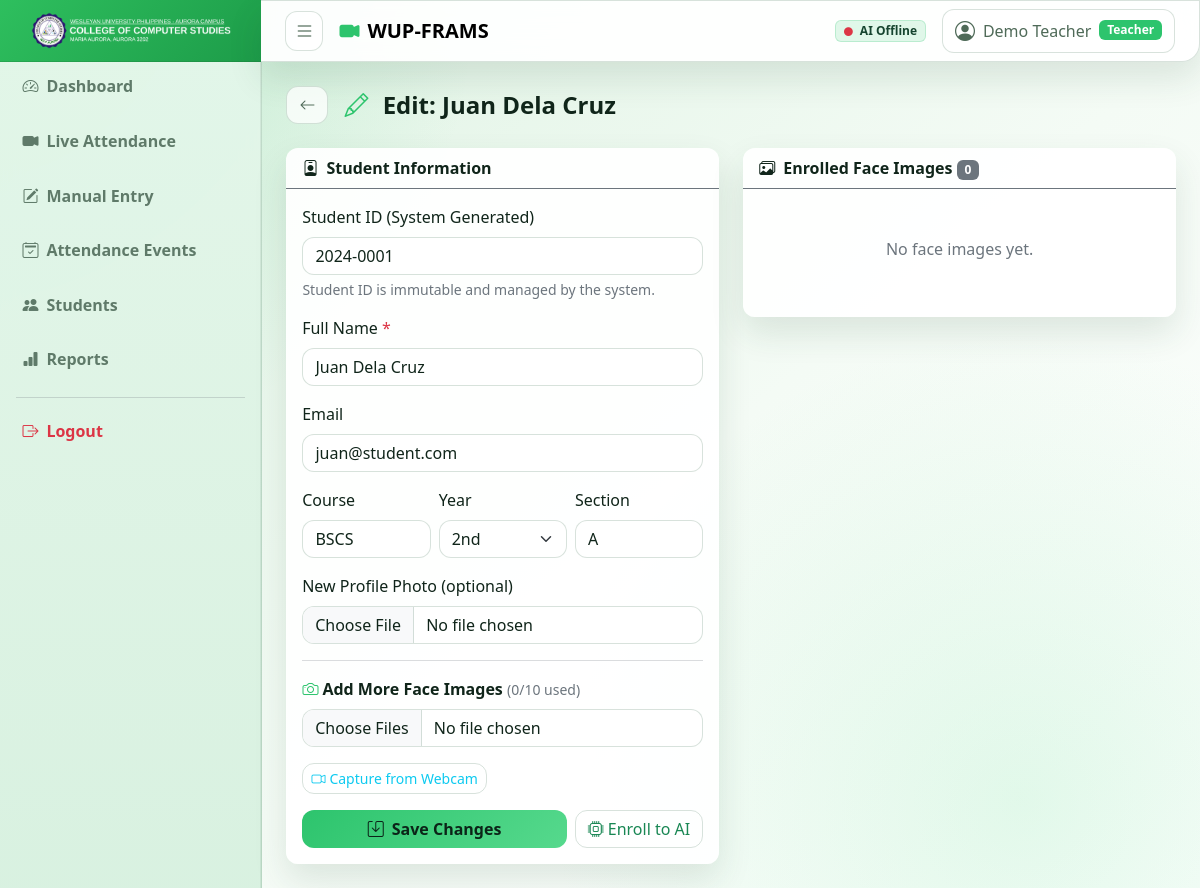
The app's page /?page=students&action=edit&id=1 (signed in) with its own data.
### tables this page shows
CREATE TABLE students (
    id          INT AUTO_INCREMENT PRIMARY KEY,
    student_id  VARCHAR(20)   UNIQUE NOT NULL,
    name        VARCHAR(100)  NOT NULL,
    email       VARCHAR(100),
    course      VARCHAR(100),
    year        VARCHAR(10),
    section     VARCHAR(20),
    photo       VARCHAR(255),
    user_id     INT           DEFAULT NULL,
    is_active   TINYINT(1)    DEFAULT 1,
    created_at  TIMESTAMP     DEFAULT CURRENT_TIMESTAMP,
    updated_at  TIMESTAMP     DEFAULT CURRENT_TIMESTAMP ON UPDATE CURRENT_TIMESTAMP,
    FOREIGN KEY (user_id) REFERENCES users(id) ON DELETE SET NULL
);

### controllers/StudentController.php (called while the page is built, shortened)
<?php
class StudentController
{
    private Student  $studentModel;
    private FaceData $faceModel;
    public function __construct()
    {
        $this->studentModel = new Student();
        $this->faceModel    = new FaceData();
    }
    public function edit(): void
    {
        $id      = (int)($_GET['id'] ?? 0);
        $student = $this->studentModel->findById($id);
        $faceImages = $this->faceModel->getByStudentId($id);
        include BASE_PATH . '/views/students/edit.php';
    }
}

### config/database.php (called while the page is built, shortened)
<?php
class Database
{
    private static ?Database $instance = null;
    private PDO $conn;
    private string $host     = 'localhost';
    private string $dbname   = 'frams_db';
    private string $username = 'root';
    private string $password = '';
    private function __construct()
    {
        try {
            $dsn = "mysql:host={$this->host};dbname={$this->dbname};charset=utf8mb4";
            $this->conn = new PDO($dsn, $this->username, $this->password, [
                PDO::ATTR_ERRMODE            => PDO::ERRMODE_EXCEPTION,
                PDO::ATTR_DEFAULT_FETCH_MODE => PDO::FETCH_ASSOC,
                PDO::ATTR_EMULATE_PREPARES   => false,
            ]);
        } catch (PDOException $e) {
            http_response_code(500);
            die(json_encode(['error' => 'Database connection failed.']));
        }
    }
    public static function getInstance(): self
    {
        if (self::$instance === null) {
            self::$instance = new self();
        }
        return self::$instance;
    }
    public function query(string $sql, array $params = []): PDOStatement
    {
        $stmt = $this->conn->prepare($sql);
        $stmt->execute($params);
        return $stmt;
    }
    public function fetchAll(string $sql, array $params = []): array
    {
        return $this->query($sql, $params)->fetchAll();
    }
    public function fetch(string $sql, array $params = []): array|false
    {
        return $this->query($sql, $params)->fetch();
    }
}

### models/Student.php (called while the page is built, shortened)
<?php
class Student
{
    private Database $db;
    public function __construct()
    {
        $this->db = Database::getInstance();
    }
    public function findById(int $id): array|false
    {
        return $this->db->fetch(
            'SELECT * FROM students WHERE id = ? LIMIT 1',
            [$id]
        );
    }
}

### models/FaceData.php (called while the page is built, shortened)
<?php
class FaceData
{
    private Database $db;
    public function __construct()
    {
        $this->db = Database::getInstance();
    }
    public function getByStudentId(int $studentId): array
    {
        return $this->db->fetchAll(
            'SELECT * FROM face_data WHERE student_id = ? ORDER BY created_at DESC',
            [$studentId]
        );
    }
}

### views/students/edit.php (the view, shortened to what this page needs)
<?php include BASE_PATH . '/views/layouts/header.php'; ?>
<div class="d-flex align-items-center mb-4">
  <a href="<?= BASE_URL ?>/?page=students" class="btn btn-outline-secondary me-3">
    <i class="bi bi-arrow-left"></i>
  </a>
  <h4 class="mb-0 fw-bold">
    <i class="bi bi-pencil text-primary me-2"></i>
    Edit: <?= htmlspecialchars($student['name'], ENT_QUOTES, 'UTF-8') ?>
  </h4>
</div>
<div class="row g-4">
  <div class="col-lg-6">
    <div class="card border-0">
      <div class="card-header bg-transparent border-secondary fw-semibold">
        <i class="bi bi-person-badge me-2"></i>Student Information
      </div>
      <div class="card-body">
        <form method="POST"
              action="<?= BASE_URL ?>/?page=students&action=edit&id=<?= (int)$student['id'] ?>"
              enctype="multipart/form-data">
          <div class="mb-3">
               <label class="form-label">Student ID (System Generated)</label>
               <input type="text" class="form-control"
                 value="<?= htmlspecialchars($_POST['student_id'] ?? $student['student_id'], ENT_QUOTES, 'UTF-8') ?>" readonly>
               <div class="form-text text-secondary">Student ID is immutable and managed by the system.</div>
          </div>
          <div class="mb-3">
            <label class="form-label">Full Name <span class="text-danger">*</span></label>
            <input type="text" name="name" class="form-control bg-dark border-secondary text-white"
                   value="<?= htmlspecialchars($_POST['name'] ?? $student['name'], ENT_QUOTES, 'UTF-8') ?>" required>
          </div>
          <div class="mb-3">
            <label class="form-label">Email</label>
            <input type="email" name="email" class="form-control bg-dark border-secondary text-white"
                   value="<?= htmlspecialchars($_POST['email'] ?? $student['email'] ?? '', ENT_QUOTES, 'UTF-8') ?>">
          </div>
          <div class="row g-2 mb-3">
            <div class="col">
              <label class="form-label">Course</label>
              <input type="text" name="course" class="form-control bg-dark border-secondary text-white"
                     value="<?= htmlspecialchars($_POST['course'] ?? $student['course'] ?? '', ENT_QUOTES, 'UTF-8') ?>">
            </div>
            <div class="col">
              <label class="form-label">Year</label>
              <select name="year" class="form-select bg-dark border-secondary text-white">
                <?php foreach (['1st','2nd','3rd','4th','5th'] as $y): ?>
                  <option <?= (($_POST['year'] ?? $student['year']) === $y) ? 'selected' : '' ?>><?= $y ?></option>
                <?php endforeach; ?>
              </select>
            </div>
            <div class="col">
              <label class="form-label">Section</label>
              <input type="text" name="section" class="form-control bg-dark border-secondary text-white"
                     value="<?= htmlspecialchars($_POST['section'] ?? $student['section'] ?? '', ENT_QUOTES, 'UTF-8') ?>">
            </div>
          </div>
          <div class="mb-3">
            <label class="form-label">New Profile Photo (optional)</label>
            <input type="file" name="photo" class="form-control bg-dark border-secondary text-white"
                   accept="image/jpeg,image/png,image/webp">
          </div>
          <hr class="border-secondary">
          <div class="mb-3">
            <label class="form-label fw-semibold">
              <i class="bi bi-camera me-1 text-primary"></i>Add More Face Images
              <small class="text-secondary fw-normal">(<?= count($faceImages) ?>/<?= MAX_FACE_IMAGES ?> used)</small>
            </label>
            <?php if (count($faceImages) < MAX_FACE_IMAGES): ?>
            <input type="file" name="face_images[]"
                   class="form-control bg-dark border-secondary text-white"
                   accept="image/jpeg,image/png,image/webp" multiple>
            <?php else: ?>
            <div class="alert alert-warning py-2 mb-0">Maximum face images reached.</div>
            <?php endif; ?>
          </div>
          <?php if (count($faceImages) < MAX_FACE_IMAGES): ?>
          <div class="mb-3">
            <button type="button" class="btn btn-outline-info btn-sm" id="webcamToggle">
              <i class="bi bi-camera-video me-1"></i>Capture from Webcam
            </button>
          </div>
          <?php endif; ?>
          <div class="d-flex gap-2">
            <button type="submit" class="btn btn-primary flex-grow-1">
              <i class="bi bi-save me-2"></i>Save Changes
            </button>
            <button type="button" class="btn btn-outline-success"
                    onclick="enrollStudent(<?= (int)$student['id'] ?>)" title="Re-enroll face data to AI">
              <i class="bi bi-cpu me-1"></i>Enroll to AI
            </button>
          </div>
        </form>
      </div>
    </div>
  </div>
  <div class="col-lg-6">
    <div class="card border-0">
      <div class="card-header bg-transparent border-secondary fw-semibold">
        <i class="bi bi-images me-2"></i>Enrolled Face Images
        <span class="badge bg-secondary"><?= count($faceImages) ?></span>
      </div>
      <div class="card-body">
        <?php if (empty($faceImages)): ?>
          <div class="text-center text-secondary py-4">
            <i class="bi bi-camera-x fs-1 d-block mb-2"></i>No face images yet.
          </div>
        <?php endif; ?>
      </div>
    </div>
  </div>
</div>
<?php include BASE_PATH . '/views/layouts/footer.php'; ?>

### assets/css/style.css (style rules this page uses)
:root { --frams-bg: #eaf7ee; --frams-surface: rgba(255, 255, 255, 0.92); --frams-surface-strong: #ffffff; --frams-panel: rgba(255, 255, 255, 0.97); --frams-panel-soft: rgba(241, 251, 244, 0.96); --frams-border: rgba(42, 94, 61, 0.18); --frams-text: #10251a; --frams-muted: #5f7a69; --frams-primary: #2dc46d; --frams-primary-soft: rgba(45, 196, 109, 0.16); --frams-danger: #d05151; --frams-warning: #b88d2f; --frams-shadow: 0 16px 34px rgba(30, 75, 48, 0.12); --bs-primary: var(--frams-primary); --bs-primary-rgb: 45, 196, 109; --bs-body-bg: var(--frams-bg); --bs-body-color: var(--frams-text); --bs-border-color: var(--frams-border); --bs-secondary-color: var(--frams-muted); --bs-card-bg: var(--frams-panel); --bs-card-border-color: var(--frams-border); }
body { min-height: 100vh; color: var(--frams-text); font-feature-settings: 'ss01' on, 'cv05' on; background: radial-gradient(circle at top left, rgba(45, 196, 109, 0.2), transparent 32%), radial-gradient(circle at 85% 90%, rgba(141, 231, 175, 0.24), transparent 36%), linear-gradient(140deg, #dcf2e1 0%, #f4fbf5 55%, #ffffff 100%); }
.navbar, .card, .modal-content, .dropdown-menu { backdrop-filter: blur(14px); }
.navbar, .card, .login-card, .modal-content { background: var(--frams-surface); border: 1px solid var(--frams-border); box-shadow: var(--frams-shadow); }
.card, .modal-content, .dropdown-menu, .btn, .form-control, .form-select, .input-group-text { border-radius: 12px; }
.card-header, .card-footer, .modal-header, .modal-footer { background: rgba(26, 90, 49, 0.04); }
.form-control, .form-select, .input-group-text, .btn-outline-secondary, .btn-outline-danger, .btn-outline-primary, .btn-outline-success, .btn-outline-info { border-color: var(--frams-border) !important; }
.form-control, .form-select, .input-group-text { background-color: rgba(255, 255, 255, 0.95) !important; color: var(--frams-text) !important; }
.btn-primary { border: 0; color: #0b2418; font-weight: 700; background: linear-gradient(135deg, #2dc46d, #56d98d); }
.btn-outline-secondary { color: #4f6a58; background-color: rgba(255, 255, 255, 0.75); }

### records on screen
students: name "Juan Dela Cruz", student "2024-0001", email "juan@student.com", course "BSCS", year "2nd", section "A"

### other values on screen
$item['label'] "Dashboard"
$item['label'] "Live Attendance"
$item['label'] "Manual Entry"
$item['label'] "Attendance Events"
$item['label'] "Students"
$item['label'] "Reports"
$_SESSION['user_name'] "Demo Teacher"
$_SESSION['user_role'] "Teacher"
count($faceImages) "0"
MAX_FACE_IMAGES "10"
